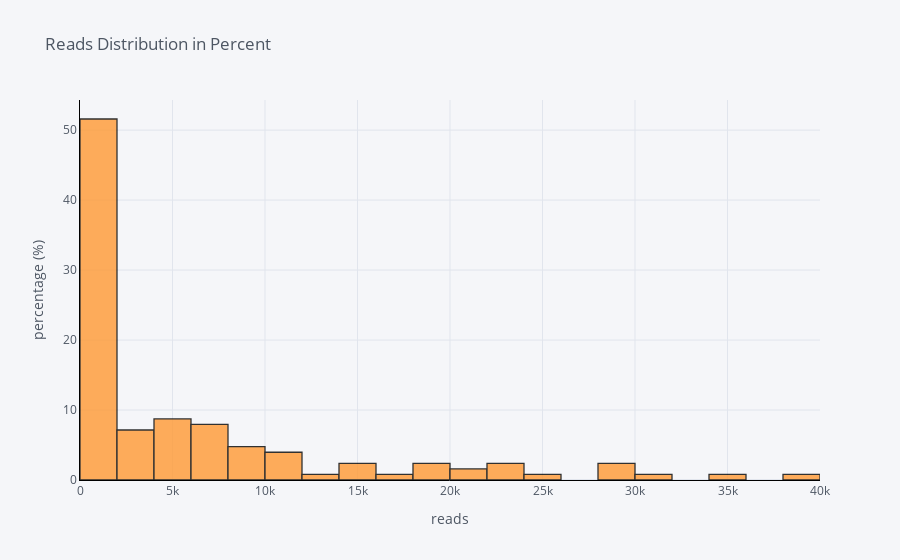

Here is the notebook cell this chart was saved with:
### Markdown cell above
#### Percentage Histogram

### Code cell
df['reads'].iplot(
    kind='hist',
    bins=30,
    xTitle='reads',
    linecolor='black',
    histnorm='percent',
    yTitle='percentage (%)',
    title='Reads Distribution in Percent'
)

### Figure 1 — Plotly figure (JSON) as saved in the notebook; plotly's stock layout.template omitted (floating-point values rounded to 4 significant figures)
{"data": [{"histfunc": "count", "histnorm": "percent", "marker": {"color": "rgba(255, 153, 51, 1.0)", "line": {"color": "#000000", "width": 1.3}}, "name": "reads", "nbinsx": 30, "opacity": 0.8, "orientation": "v", "type": "histogram", "x": [68, 54, 215, 19, 5, 59, 1654, 5465, 41, 15, 3819, 481, 27, 15, 632, 541, 2381, 1956, 70, 279, 23, 28566, 34248, 59, 134, 7207, 775, 1136, 740, 25505, 31233, 62, 20520, 2992, 57, 39505, 6843, 452, 2197, 6670, 9998, 7157, 14073, 29814, 1283, 15598, 132, 10996, 1986, 5588, 23894, 13463, 19090, 10385, 29018, 17454, 14349, 18525, 6416, 6279, 20976, 1497, 22780, 9244, 6187, 8268, 10011, 23922, 1801, 19464, 5163, 8029, 6162, 965, 1745, 5944, 5500, 1057, 11093, 7132, 1193, 1229, 2237, 3950, 4598, 1472, 306, 4307, 756, 7162, 1251, 3041, 540, 9333, 1282, 5335, 1223, 2408, 1122, 1704, 8110, 4933, 1438, 4680, 4260, 10617, 1055, 393, 2852, 144, 1598, 62, 315, 25, 1, 13, 2, 8, 37, 2, 224, 521, 457, 164, 115, 52]}], "layout": {"barmode": "overlay", "legend": {"bgcolor": "#F5F6F9", "font": {"color": "#4D5663"}}, "paper_bgcolor": "#F5F6F9", "plot_bgcolor": "#F5F6F9", "title": {"font": {"color": "#4D5663"}, "text": "Reads Distribution in Percent"}, "xaxis": {"gridcolor": "#E1E5ED", "linecolor": "black", "showgrid": true, "tickfont": {"color": "#4D5663"}, "title": {"font": {"color": "#4D5663"}, "text": "reads"}, "zerolinecolor": "#E1E5ED"}, "yaxis": {"gridcolor": "#E1E5ED", "linecolor": "black", "showgrid": true, "tickfont": {"color": "#4D5663"}, "title": {"font": {"color": "#4D5663"}, "text": "percentage (%)"}, "zerolinecolor": "#E1E5ED"}}}
